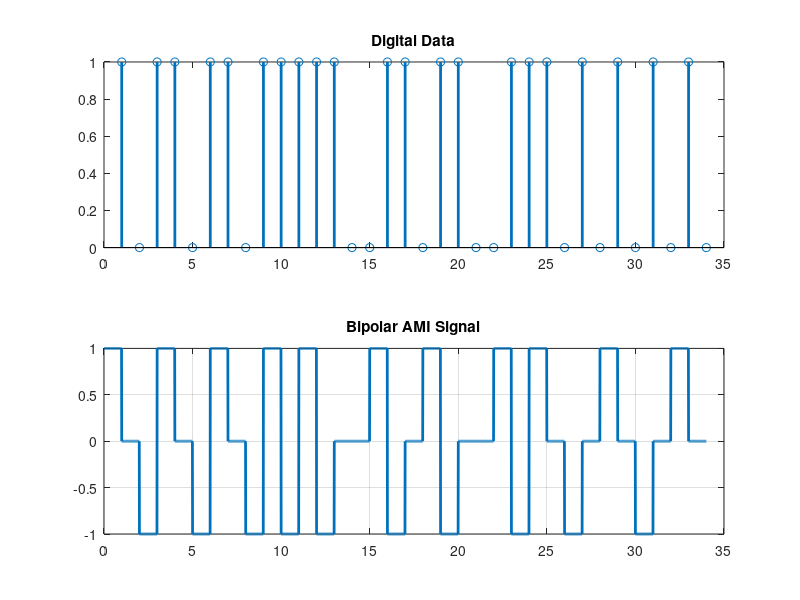

Recreate this plot in MATLAB.
clc;
clear;
close all;

bits = [1 0 1 1 0 1 1 0 1 1 1 1 1 0 0 1 1 0 1 1 0 0 1 1 1 0 1 0 1 0 1 0 1 0];

fs = 100;
t = 0:1/fs:length(bits);
y = zeros(1, length(t));
last_one = -1;

for i = 1:length(bits)
   if bits(i) == 1
       last_one = -last_one;
       y((i-1)*fs+1 : i*fs) = last_one;
   end
end

figure;
subplot(2,1,1); 
stem(bits, 'LineWidth', 2); 
title('Digital Data');

subplot(2,1,2); 
plot(t, y, 'LineWidth', 2); 
title('Bipolar AMI Signal');
grid on;
